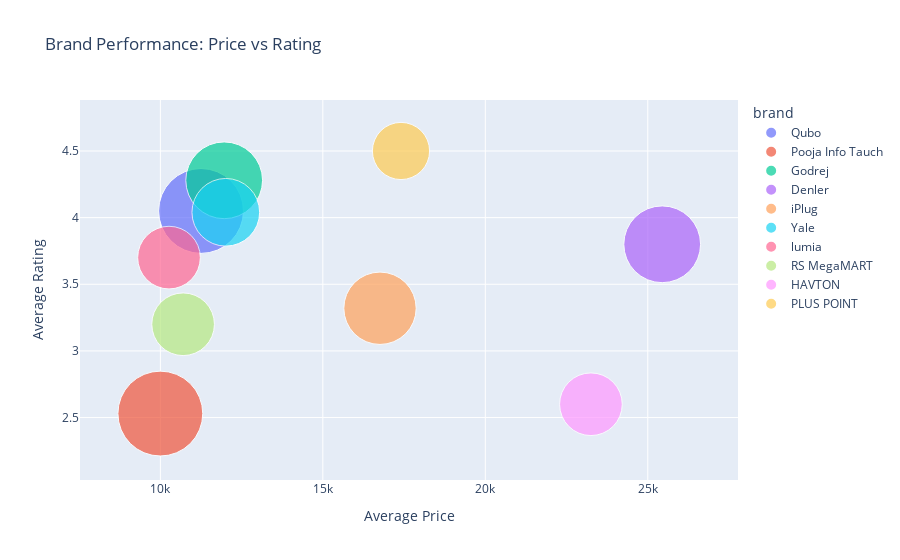

Notebook code for this chart:
### Code cell
# Brand Performance Analysis
def analyze_brand_performance(conn):
    """Analyze brand performance across price and rating dimensions."""
    query = """
    SELECT 
        brand,
        COUNT(*) as product_count,
        ROUND(AVG(price), 2) as avg_price,
        ROUND(AVG(rating), 2) as avg_rating,
        ROUND(AVG(rank), 2) as avg_rank
    FROM products
    GROUP BY brand
    ORDER BY product_count  DESC, avg_rating DESC
    """
    performance = pd.read_sql_query(query, conn)
    
    # Select the top 10 brands by total products and average rating
    performance_top_10 = performance.nlargest(10, ['product_count', 'avg_rating'])
    
    # Bubble chart for performance visualization
    fig = px.scatter(performance_top_10, x='avg_price', y='avg_rating', 
                     size='product_count', color='brand',
                     hover_name='brand',
                     title='Brand Performance: Price vs Rating',
                     labels={'avg_price': 'Average Price', 
                             'avg_rating': 'Average Rating'},
                     size_max=60)
    fig.show()

    return performance

performance = analyze_brand_performance(conn)

### Figure 1 — Plotly figure (JSON) as saved in the notebook; plotly's stock layout.template omitted (floating-point values rounded to 4 significant figures)
{"data": [{"hovertemplate": "<b>%{hovertext}</b><br><br>brand=Qubo<br>Average Price=%{x}<br>Average Rating=%{y}<br>product_count=%{marker.size}<extra></extra>", "hovertext": ["Qubo"], "legendgroup": "Qubo", "marker": {"color": "#636efa", "size": [11], "sizemode": "area", "sizeref": 0.003056, "symbol": "circle"}, "mode": "markers", "name": "Qubo", "orientation": "v", "showlegend": true, "type": "scatter", "x": [11250.0], "xaxis": "x", "y": [4.05], "yaxis": "y"}, {"hovertemplate": "<b>%{hovertext}</b><br><br>brand=Pooja Info Tauch<br>Average Price=%{x}<br>Average Rating=%{y}<br>product_count=%{marker.size}<extra></extra>", "hovertext": ["Pooja Info Tauch"], "legendgroup": "Pooja Info Tauch", "marker": {"color": "#EF553B", "size": [11], "sizemode": "area", "sizeref": 0.003056, "symbol": "circle"}, "mode": "markers", "name": "Pooja Info Tauch", "orientation": "v", "showlegend": true, "type": "scatter", "x": [9999], "xaxis": "x", "y": [2.53], "yaxis": "y"}, {"hovertemplate": "<b>%{hovertext}</b><br><br>brand=Godrej<br>Average Price=%{x}<br>Average Rating=%{y}<br>product_count=%{marker.size}<extra></extra>", "hovertext": ["Godrej"], "legendgroup": "Godrej", "marker": {"color": "#00cc96", "size": [9], "sizemode": "area", "sizeref": 0.003056, "symbol": "circle"}, "mode": "markers", "name": "Godrej", "orientation": "v", "showlegend": true, "type": "scatter", "x": [11960.0], "xaxis": "x", "y": [4.28], "yaxis": "y"}, {"hovertemplate": "<b>%{hovertext}</b><br><br>brand=Denler<br>Average Price=%{x}<br>Average Rating=%{y}<br>product_count=%{marker.size}<extra></extra>", "hovertext": ["Denler"], "legendgroup": "Denler", "marker": {"color": "#ab63fa", "size": [9], "sizemode": "area", "sizeref": 0.003056, "symbol": "circle"}, "mode": "markers", "name": "Denler", "orientation": "v", "showlegend": true, "type": "scatter", "x": [25440.0], "xaxis": "x", "y": [3.8], "yaxis": "y"}, {"hovertemplate": "<b>%{hovertext}</b><br><br>brand=iPlug<br>Average Price=%{x}<br>Average Rating=%{y}<br>product_count=%{marker.size}<extra></extra>", "hovertext": ["iPlug"], "legendgroup": "iPlug", "marker": {"color": "#FFA15A", "size": [8], "sizemode": "area", "sizeref": 0.003056, "symbol": "circle"}, "mode": "markers", "name": "iPlug", "orientation": "v", "showlegend": true, "type": "scatter", "x": [16759], "xaxis": "x", "y": [3.32], "yaxis": "y"}, {"hovertemplate": "<b>%{hovertext}</b><br><br>brand=Yale<br>Average Price=%{x}<br>Average Rating=%{y}<br>product_count=%{marker.size}<extra></extra>", "hovertext": ["Yale"], "legendgroup": "Yale", "marker": {"color": "#19d3f3", "size": [7], "sizemode": "area", "sizeref": 0.003056, "symbol": "circle"}, "mode": "markers", "name": "Yale", "orientation": "v", "showlegend": true, "type": "scatter", "x": [12010.0], "xaxis": "x", "y": [4.04], "yaxis": "y"}, {"hovertemplate": "<b>%{hovertext}</b><br><br>brand=lumia<br>Average Price=%{x}<br>Average Rating=%{y}<br>product_count=%{marker.size}<extra></extra>", "hovertext": ["lumia"], "legendgroup": "lumia", "marker": {"color": "#FF6692", "size": [6], "sizemode": "area", "sizeref": 0.003056, "symbol": "circle"}, "mode": "markers", "name": "lumia", "orientation": "v", "showlegend": true, "type": "scatter", "x": [10270.0], "xaxis": "x", "y": [3.7], "yaxis": "y"}, {"hovertemplate": "<b>%{hovertext}</b><br><br>brand=RS MegaMART<br>Average Price=%{x}<br>Average Rating=%{y}<br>product_count=%{marker.size}<extra></extra>", "hovertext": ["RS MegaMART"], "legendgroup": "RS MegaMART", "marker": {"color": "#B6E880", "size": [6], "sizemode": "area", "sizeref": 0.003056, "symbol": "circle"}, "mode": "markers", "name": "RS MegaMART", "orientation": "v", "showlegend": true, "type": "scatter", "x": [10700.0], "xaxis": "x", "y": [3.2], "yaxis": "y"}, {"hovertemplate": "<b>%{hovertext}</b><br><br>brand=HAVTON<br>Average Price=%{x}<br>Average Rating=%{y}<br>product_count=%{marker.size}<extra></extra>", "hovertext": ["HAVTON"], "legendgroup": "HAVTON", "marker": {"color": "#FF97FF", "size": [6], "sizemode": "area", "sizeref": 0.003056, "symbol": "circle"}, "mode": "markers", "name": "HAVTON", "orientation": "v", "showlegend": true, "type": "scatter", "x": [23250], "xaxis": "x", "y": [2.6], "yaxis": "y"}, {"hovertemplate": "<b>%{hovertext}</b><br><br>brand=PLUS POINT<br>Average Price=%{x}<br>Average Rating=%{y}<br>product_count=%{marker.size}<extra></extra>", "hovertext": ["PLUS POINT"], "legendgroup": "PLUS POINT", "marker": {"color": "#FECB52", "size": [5], "sizemode": "area", "sizeref": 0.003056, "symbol": "circle"}, "mode": "markers", "name": "PLUS POINT", "orientation": "v", "showlegend": true, "type": "scatter", "x": [17410.0], "xaxis": "x", "y": [4.5], "yaxis": "y"}], "layout": {"legend": {"itemsizing": "constant", "title": {"text": "brand"}, "tracegroupgap": 0}, "title": {"text": "Brand Performance: Price vs Rating"}, "xaxis": {"anchor": "y", "domain": [0, 1], "title": {"text": "Average Price"}}, "yaxis": {"anchor": "x", "domain": [0, 1], "title": {"text": "Average Rating"}}}}
